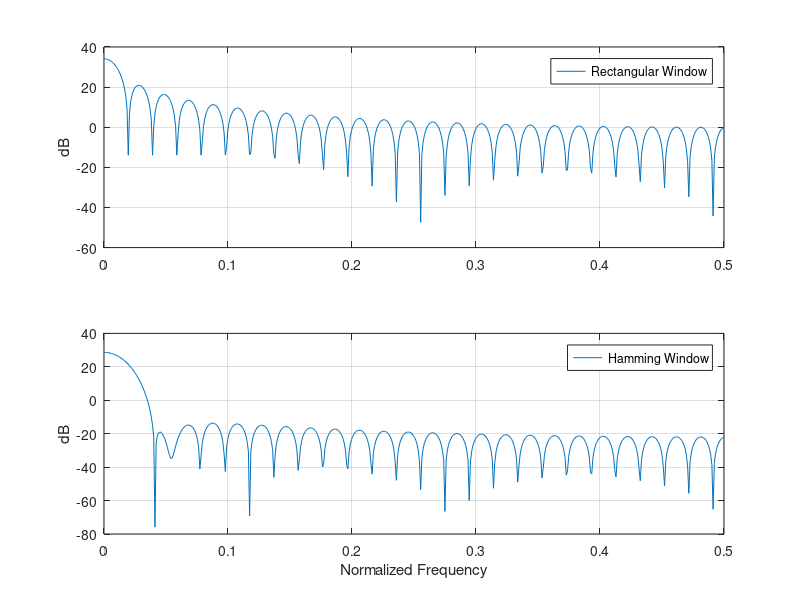

The MATLAB script that drew this image:
% Sampling frequency in Hz (for the data used in this exercise)
Fs = 16000; 
%Check the input audio file and properly choose sampling frequency. 
%[s,fs,nbits]=wavread('hello_narayan');
% Rectangular and Hamming window, chosen from the variety of windows
% offered in MATLAB.
wRect = rectwin(51); 
wHamm = hamming(51); 
% Calculate the magnitude of the Fast Fourier Transform of the windows
fftLength = 1024; 
magFWHamm = abs(fft(wHamm, fftLength)); 
magFWRect = abs(fft(wRect, fftLength)); 
subplot(2,1,1); 
plot(linspace(0,0.5,ceil(fftLength/2)), 20*log10(magFWRect(1:ceil(fftLength/2)))); 
ylabel('dB'); 
legend('Rectangular Window'); 
grid on;
subplot(2,1,2); 
plot(linspace(0,0.5,ceil(fftLength/2)), 20*log10(magFWHamm(1:ceil(fftLength/2)))); 
ylabel('dB'); 
xlabel('Normalized Frequency'); 
legend('Hamming Window');
grid on;